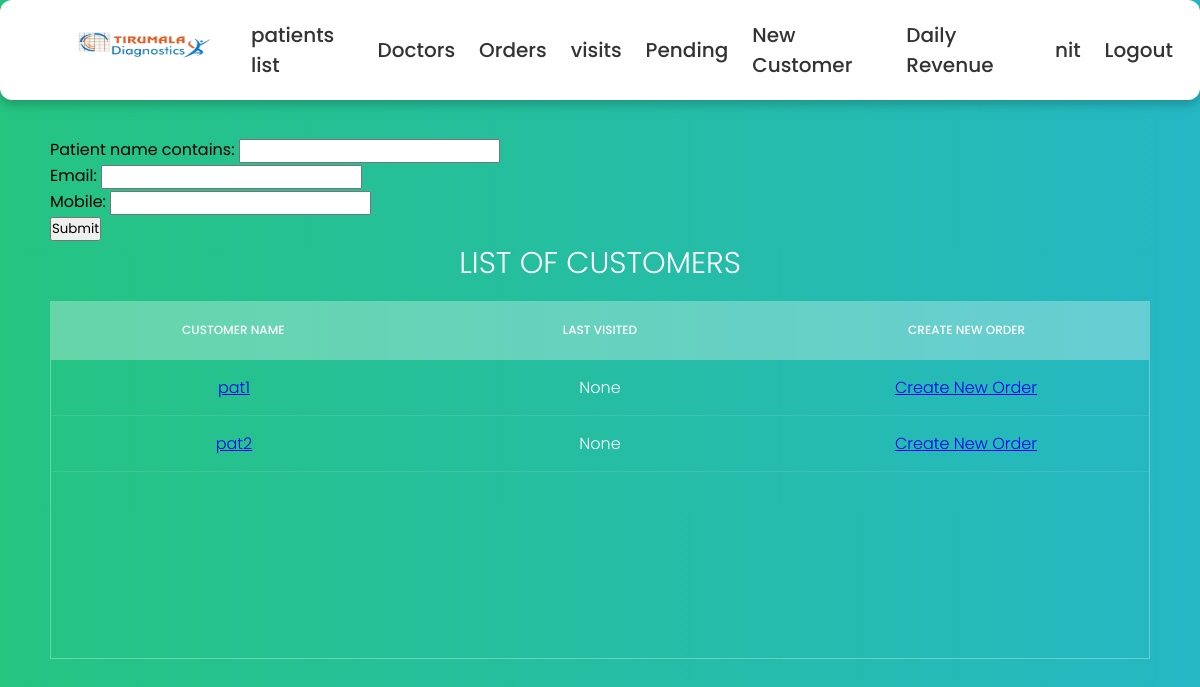
The page /patients_list (signed in) on the database as committed earlier.
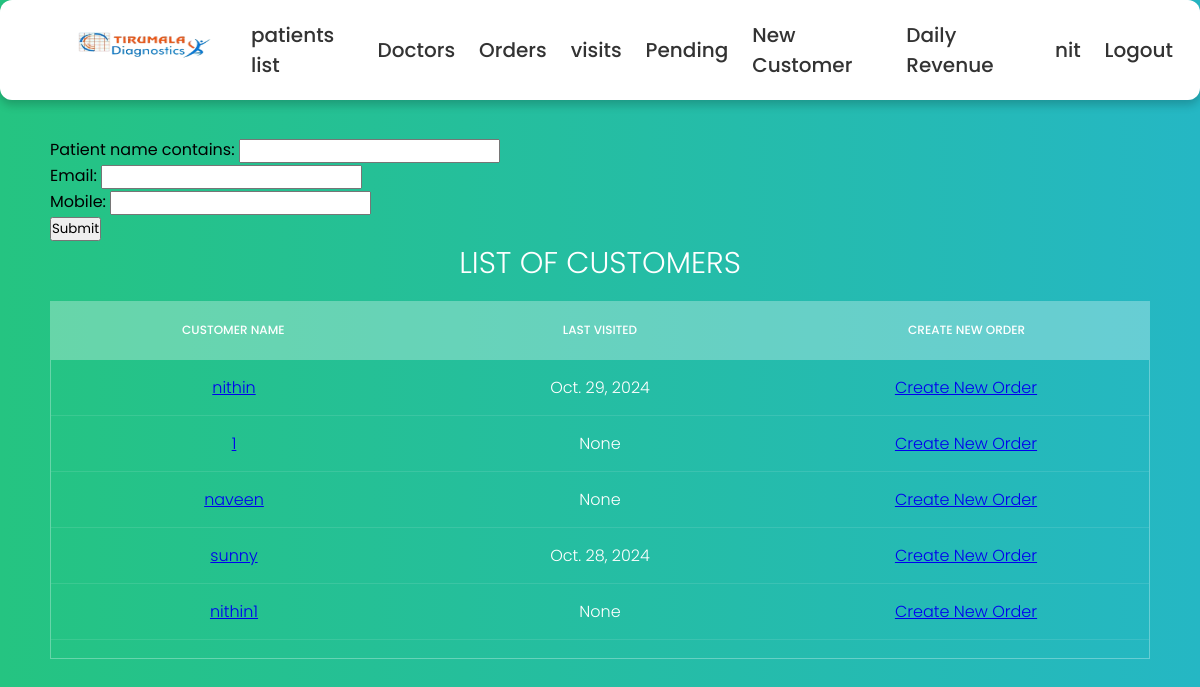
The same page on the database as committed later.
### details/models.py (models this page shows, shortened)
class Customer(models.Model):
    user = models.OneToOneField(User, on_delete=models.CASCADE, null=True)  # Add this line
    title = models.ForeignKey(Title, on_delete=models.DO_NOTHING,null=True)
    patient_name = models.CharField(max_length=50)
    mobile = models.IntegerField(null=True)
    email = models.EmailField(null=True)
    gender = models.ForeignKey(Gender, on_delete=models.DO_NOTHING,null=True)
    age = models.CharField(max_length=4, null=True)
    patient_address = models.CharField(max_length=150)
    def get_last_order_date(self):
        last_order = self.order_set.aggregate(last_order_date=Max('collected_date'))
        return last_order['last_order_date']
    def __str__(self):
        return self.patient_name

### details/views.py (the view)
# urls.py: path('patients_list',patients_list, name='patients_list'),
@login_required(login_url='user_login')
@group_required(['Techician'])
def patients_list(request):
    f = CustomerFilter(request.GET, queryset=Customer.objects.all())
    return render(request, 'patients.html', {'filter': f})

### details/views.py (called while the page is built)
def group_required(group_names):
    if not isinstance(group_names, (list, tuple)):
        group_names = [group_names]  # Ensure it's always a list or tuple
    def in_groups(user):
        return user.is_authenticated and (user.is_superuser or user.groups.filter(name__in=group_names).exists())
    return user_passes_test(in_groups)

### details/Templates/patients.html (shortened to what this page needs)
{% extends "base.html" %}
{% block content%}
<section>
<form method="post">
    {{ filter.form.as_p }}
    <button type="submit">Submit</button>
</form>
    <h1>list Of Customers</h1>
    <div class="tbl-header">
      <table cellpadding="0" cellspacing="0" border="0">
        <thead>
          <tr>
            <th>Customer Name</th>
            <th>last visited</th>
            <th>Create New Order</th>
          </tr>
        </thead>
      </table>
    </div>
    <div class="tbl-content">
      <table cellpadding="0" cellspacing="0" border="0">
    {% if filter.qs %}
      {% for customer in filter.qs%}
          <tbody>
              <tr>
                  <td><a href="{% url 'customer_details' customer.id %}"> {{customer}}</a></td>
                  <td> {{customer.get_last_order_date}}</td>
                  <td><a href="{% url 'create_order_for_customer' customer.id %}"> Create New Order</a></td>
              </tr>
          </tbody>
      {% endfor %}
    {% else %}
      <td><p>No customers found.</p></td>
    {% endif %}
      </table>
    </div>
  </section>
    {% endblock %}

### details/Templates/base.html (shortened to what this page needs)
{% load static %}
<!DOCTYPE html>
<html lang="en">
<head>
    <link rel="stylesheet" href={% static "css/style.css" %}>
    <link rel="stylesheet" href="https://cdnjs.cloudflare.com/ajax/libs/font-awesome/5.15.2/css/all.min.css"/>
</head>
<div>
  <ul class="nav-links">
    <li><a href={% url 'home' %}> <img src="{% static '/images/logo.png' %}" alt="My image" width="200" height="45"></li>
    <li><a href={% url 'patients_list' %}> patients list </a> </li>
    <li><a href={% url 'doctors_list' %}> Doctors </a> </li>
    <li><a href={% url 'orders_list' %}> Orders </a> </li>
    <li><a href={% url 'visits_list' %}> visits </a> </li>
    <li><a href={% url 'pending_samples' %}> Pending </a> </li>
    <li><a href={% url 'register_customer' %}> New Customer </a> </li>
    <li><a href={% url 'daily_totals' %}> Daily Revenue </a> </li>
    <li><a> {{user}}</a></li>
    <li><a href={% url 'user_logout' %}> Logout </a> </li>
  </ul>
</div>
<body>
  <div style="height: 50px;"></div>
    {% block content%}
    {% endblock %}
</body>
</html>

### details/static/css/style.css (style rules this page uses)
* { margin: 0; padding: 0; box-sizing: border-box; font-family: 'Poppins', sans-serif; }
body { height: 100vh; background: #c1f7f5; padding-top: 37px; }
.nav-links { display: flex; align-items: center; justify-content: center; background: #fff; padding: 20px 15px; border-radius: 12px; box-shadow: 0 5px 10px rgba(0,0,0,0.2); position: fixed; top: 0; left: 0; width: 100%; }
.nav-links li { list-style: none; margin: 0 12px; }
.nav-links li a { position: relative; color: #333; font-size: 20px; font-weight: 500; padding: 6px 0; text-decoration: none; }
.nav-links li a:before { content: ''; position: absolute; bottom: 0; left: 0; height: 3px; width: 0%; background: #34efdf; border-radius: 12px; transition: all 0.4s ease; }
h1 { font-size: 30px; color: #fff; text-transform: uppercase; font-weight: 300; text-align: center; margin-bottom: 15px; }
table { width:100%; table-layout: fixed; }
.tbl-header { background-color: rgba(255,255,255,0.3); }
.tbl-content { height:300px; overflow-x:auto; margin-top: 0px; border: 1px solid rgba(255,255,255,0.3); }
th { padding: 20px 15px; text-align: center; font-weight: 500; font-size: 12px; color: #fff; text-transform: uppercase; }
td { padding: 15px; text-align: center; vertical-align:middle; font-weight: 300; font-size: 16px; color: #fff; border-bottom: solid 1px rgba(255,255,255,0.1); }
body { background: -webkit-linear-gradient(left, #25c481, #25b7c4); background: linear-gradient(to right, #25c481, #25b7c4); font-family: 'Roboto', sans-serif; padding-top: 37px; }
section { margin: 50px; }

Rows that differ between the two databases and show on the page:
removed Customer: patient_name "pat1", get_last_order_date "None"
removed Customer: patient_name "pat2", get_last_order_date "None"
added Customer: patient_name "nithin", get_last_order_date "Oct. 29, 2024"
added Customer: patient_name "1", get_last_order_date "None"
added Customer: patient_name "naveen", get_last_order_date "None"
added Customer: patient_name "sunny", get_last_order_date "Oct. 28, 2024"
added Customer: patient_name "nithin1", get_last_order_date "None"
